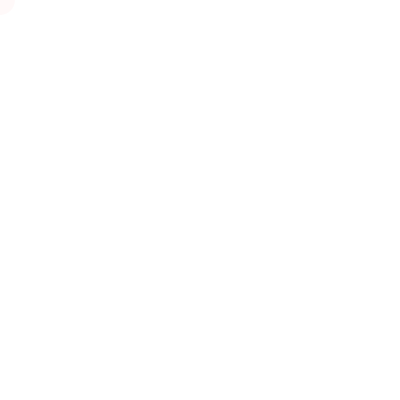
Frame 1 (no input)
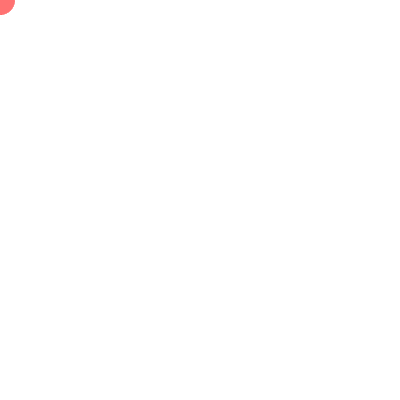
Frame 60 (the mouse pressed at the canvas centre just before this capture)
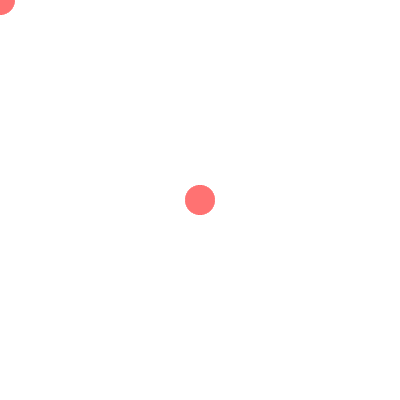
Frame 120 (the mouse held since frame 60 and released just before this capture)

The Processing sketch that drew these frames (run headless with seeded random() and noise(); from frame 60 on, the mouse is pressed at the canvas centre):

// Processing sketch: Variabel_I
// ── Variabel_I.pde
/* 
 WS Parametric Design 2016
 Variabeln
 Mausinteraktion als erste Variabeln
 
 //--------------------------------------------------
 */

/*
Bis jetzt hatten unsere Programme bloss einen Durchgang. 
 Wir konnten zur Laufzeit nichts beeinflussen. 
 Wenn wir unserem Programm eine Dynamik geben wollen, müssen dafür 
 spezielle Bereiche -Programmblöcke- angelegt werden:
 
 setup() wird gleich nach dem Programmstart aufgerufen und nur einmal ausgeführt. 
 draw() wird gleich nach dem setup-Durchgang aufgerufen und als endlose Schleife 
 so lange wiederholt, bis das Programm abgebrochen wird. 
 */

void setup() {
  size(400, 400);
  background(255);
  noStroke();
}

void draw() {
  fill(255, 100, 100, 10);
  /* jedes Mal, wenn das Programm wieder neu in den Draw-loop eintritt, 
   wird die Position des Kreises neu auf die Stelle der Maus gesetzt:
   */
  ellipse(mouseX, mouseY, 30, 30);
}


/*
Maustaste
 
 void draw() {
 if (mousePressed) {
 // zeichne eine Ellipse an der Mausposition
 
 ellipse (mouseX, mouseY, 10, 10);
 }else{
 // zeichne ein Rechteck an der Mausposition
 rectMode (CENTER);
 rect (mouseX, mouseY, 30, 30);
 }
 }
 */
